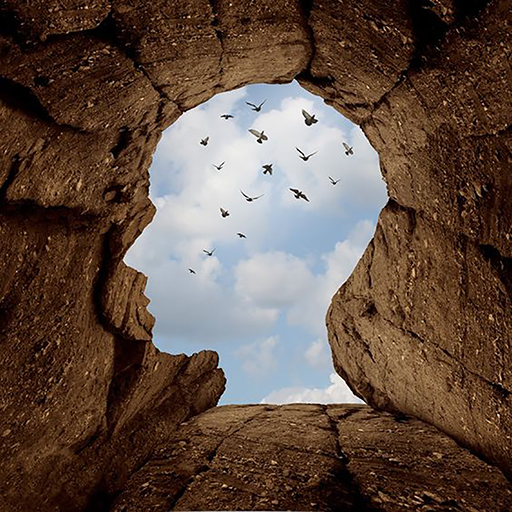
//> input picture PARALLEL DISTRIBUTED COMPUTING/512.jpg, 512 x 512 px
$ ./omp   (built with g++ and OpenCV 4)
//> lines starting //> are read from the running program, lines starting //| are printed output that depends on the picture
#include <opencv2/opencv.hpp>
#include <iostream>
#include <vector>
#include <complex>
#include <iomanip>
#include <omp.h>

using namespace std;
using Complex = complex<double>;
using CVector = vector<Complex>;

// Implement the FFT algorithm
CVector FFT(const CVector& a) {
    int n = a.size();
    if (n == 1) {
        return a;
    }

    Complex wn = polar(1.0, 2 * M_PI / n); // Primitive nth root of unity
    Complex w = 1;

    CVector a_even(n / 2), a_odd(n / 2);
    #pragma omp parallel for
    for (int i = 0; i < n / 2; ++i) {
        a_even[i] = a[2 * i];
        a_odd[i] = a[2 * i + 1];
    }

    CVector y_even, y_odd;
    #pragma omp parallel sections
    {
        #pragma omp section
        y_even = FFT(a_even);
        #pragma omp section
        y_odd = FFT(a_odd);
    }

    CVector y(n);
    for (int k = 0; k < n / 2; ++k) {
        y[k] = y_even[k] + w * y_odd[k];
        y[k + n / 2] = y_even[k] - w * y_odd[k];
        w *= wn; // Sequential dependency, cannot parallelize
    }

    return y;
}

// Function to transpose a 2D vector
void transpose(vector<CVector> &data) {
    vector<CVector> transposed(data[0].size(), CVector(data.size()));
    #pragma omp parallel for collapse(2)
    for (size_t i = 0; i < data.size(); i++) {
        for (size_t j = 0; j < data[0].size(); j++) {
            transposed[j][i] = data[i][j];
        }
    }
    data = transposed;
}

int main() {
    int num_threads;
    cout << "Enter the number of threads: ";
    cin >> num_threads;
//> the answer given: 3
    // Set the number of threads for OpenMP
    omp_set_num_threads(num_threads);

    // Load an image in grayscale (I/O time excluded from computation timing)
    cv::Mat image = cv::imread("/home/vboxuser/Downloads/512.jpg", cv::IMREAD_GRAYSCALE);
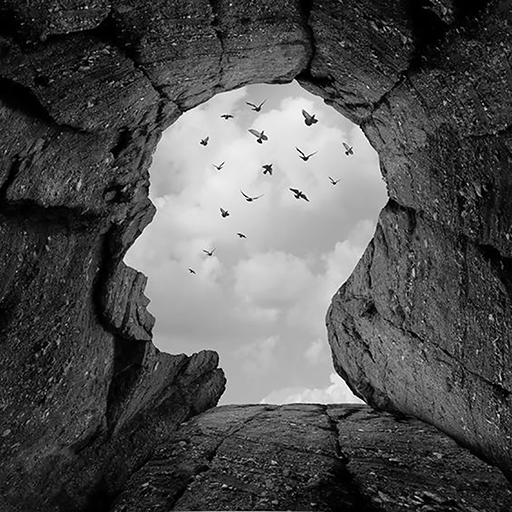
//> image: 512 rows x 512 cols, CV_8UC1; min 0, max 255, mean 82.7
    if (image.empty()) {
        cerr << "Could not open or find the image." << endl;
        return -1;
    }

    int rows = image.rows;
//> rows = 512
    int cols = image.cols;
//> cols = 512
    vector<CVector> image_data(rows, CVector(cols));

    // Start timing after image input
    double start_parallel = omp_get_wtime();

    // Single parallel region for multiple loops
    #pragma omp parallel
    {
        // Convert image data to complex numbers
        #pragma omp for collapse(2)
        for (int i = 0; i < rows; ++i) {
            for (int j = 0; j < cols; ++j) {
                image_data[i][j] = image.at<uchar>(i, j);
            }
        }

        // Apply FFT to each row
        #pragma omp for
        for (int i = 0; i < rows; ++i) {
            image_data[i] = FFT(image_data[i]);
        }

        // Transpose the image data
        #pragma omp single
        transpose(image_data); // Transpose is done once in a single thread

        // Apply FFT to each column (now rows after transpose)
        #pragma omp for
        for (int i = 0; i < cols; ++i) {
            image_data[i] = FFT(image_data[i]);
        }

        // Transpose back to original orientation
        #pragma omp single
        transpose(image_data); // Transpose back is done once in a single thread
    }

    cv::Mat magnitudeImage(rows, cols, CV_64F);

    // Magnitude calculation and scaling
    #pragma omp parallel for collapse(2)
    for (int i = 0; i < rows; ++i) {
        for (int j = 0; j < cols; ++j) {
            double mag = abs(image_data[i][j]);
            magnitudeImage.at<double>(i, j) = mag;
        }
    }

    #pragma omp parallel for collapse(2)
    for (int i = 0; i < rows; ++i) {
        for (int j = 0; j < cols; ++j) {
            magnitudeImage.at<double>(i, j) = log(1 + magnitudeImage.at<double>(i, j));
        }
    }
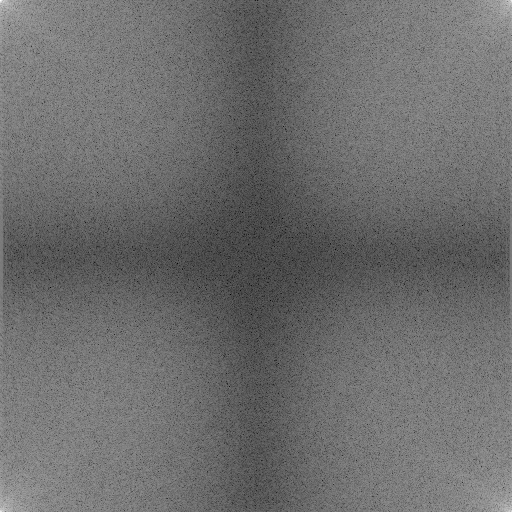
//> magnitudeImage: 512 rows x 512 cols, CV_64FC1; min 2.17, max 16.89, mean 8.46; drawn with min black and max white

    cv::normalize(magnitudeImage, magnitudeImage, 0, 1, cv::NORM_MINMAX);
    cv::Mat displayMagnitude;
    magnitudeImage.convertTo(displayMagnitude, CV_8UC1, 255);

    double end_parallel = omp_get_wtime();
    cout << "Total Execution Time (excluding I/O): " << end_parallel - start_parallel << " seconds" << endl;

    // Display the original and the FFT magnitude image
    cv::imshow("Original Image", image);
    cv::imshow("FFT Magnitude", displayMagnitude);
    cv::waitKey(0);

    return 0;
}
